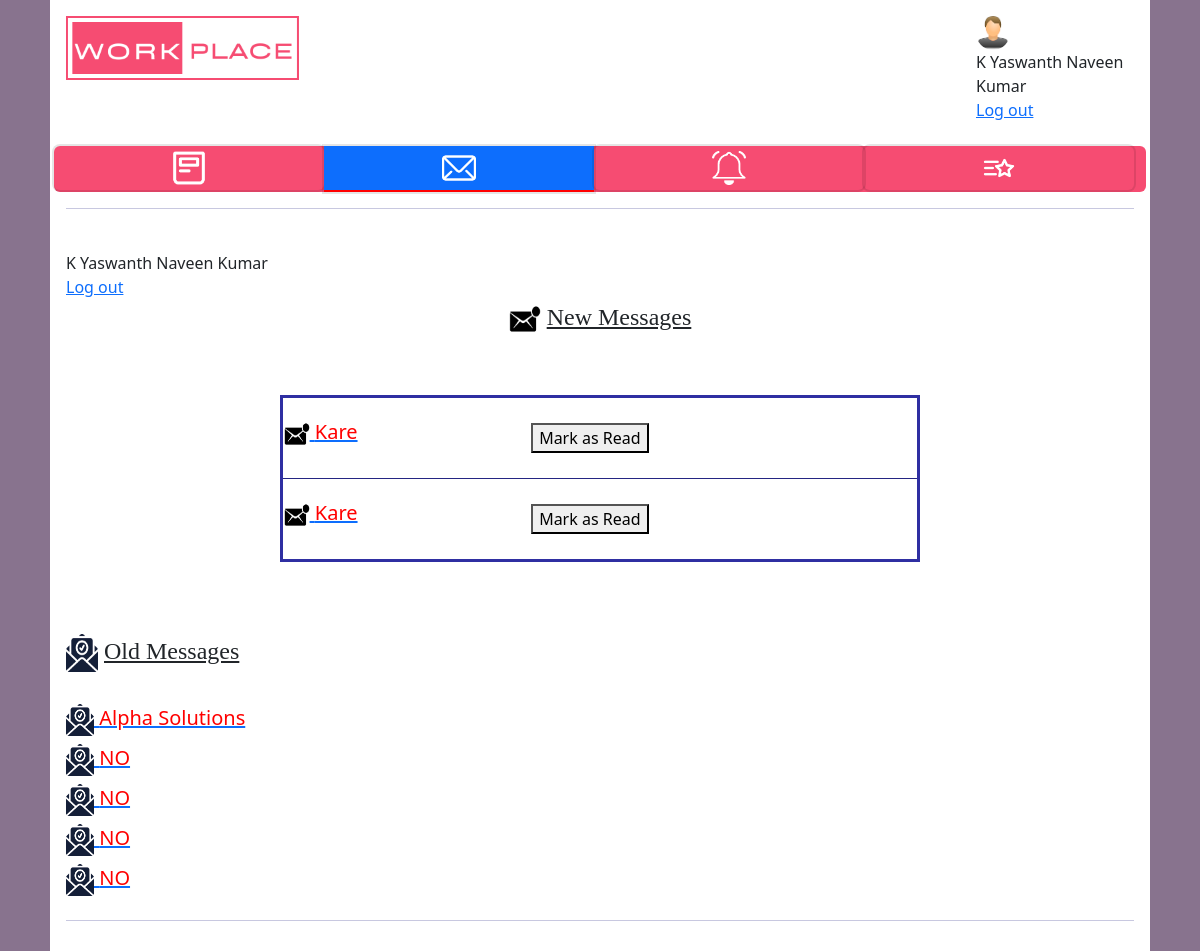
Screenshot of /stumsg/a7ea4804-16d6-4841-be45-13508477e0c5/ with the database file from the repository.
### WorkplaceApp/models.py (models this page shows)
class studentDataTable(models.Model):
    objects = None
    stuid = models.UUIDField(default=uuid.uuid4, primary_key=True, editable=False, unique=True)
    firstname = models.CharField(max_length=100)
    lastname = models.CharField(max_length=100)
    address = models.TextField(blank=True, null=True)
    email = models.CharField(max_length=200)
    tel = models.CharField(max_length=50)
    university = models.CharField(max_length=200)
    degree = models.TextField(blank=True, null=True)
    linkedin = models.CharField(blank=True, null=True, max_length=1000)
    createtimestamp = models.DateTimeField(auto_now_add=True)
    updatetimestamp = models.DateTimeField(auto_now_add=True)
    profilepic = models.ImageField(null=True, blank=True)
    username = models.CharField(unique=True, max_length=200)
    password = models.CharField(max_length=100)
    resume = models.FileField(null=True, blank=True)

class message(models.Model):
    msgid = models.UUIDField(default=uuid.uuid4, primary_key=True, editable=False, unique=True)
    msg = models.TextField(blank=True, null=True)
    student = models.ForeignKey(studentDataTable, on_delete=models.CASCADE, null=True, blank=True)
    company = models.ForeignKey(companyDataTable, on_delete=models.CASCADE, null=True, blank=True)
    sender = models.CharField(max_length=200)
    senderID = models.CharField(max_length=200, blank=True, null=True)
    Receiver = models.CharField(max_length=200)
    ReceiverID = models.CharField(max_length=200, blank=True, null=True)
    MarkAsRead = models.CharField(max_length=5, blank=True, null=True)
    createtimestamp = models.CharField(max_length=30)

### WorkplaceApp/views.py (the view)
# urls.py: path('stumsg/<str:stuid>/', views.stumsg, name="stumsg"),
def stumsg(request, stuid):
    studb = studentDataTable.objects.get(stuid=stuid)
    newmsgdb = message.objects.filter(ReceiverID=stuid, MarkAsRead='0')
    oldmsgdb = message.objects.filter(ReceiverID=stuid, MarkAsRead='1')
    return render(request, "student/stumsg.html", {'studb': studb, 'newmsgdb': newmsgdb, 'oldmsgdb': oldmsgdb})

### template/student/stumsg.html (shortened to what this page needs)
<!DOCTYPE html>
<html>
    <head>
        {% load static %}
        <link href="https://cdn.jsdelivr.net/npm/bootstrap@5.2.3/dist/css/bootstrap.min.css" rel="stylesheet">
          <link href="{% static 'css/style.css' %} " rel="stylesheet">
		</head>
<body style="background-color: #88738E;">
    <div class="container p-3" style="background-color: #ffffff;">
			<div class="row header">
				<div class="col-3 col-sm-3">
				<img src="{% static 'images/WorkplaceIcon.png' %}" alt="Company Logo" style=" height: 64px; width: auto;" class="companyLogo">
				</div>
				<div class="col-7 col-sm-7">
				</div>
				<div class="col-2 col-sm-2">
				<img src="{{studb.profilepic.url}}" alt="profile pic" style="width: 34px; height: 34px;" class="usericon rounded-pill "><br>{{studb.firstname}}  {{studb.lastname}}<br><a href="{% url 'logout' %}">Log out</a>
				</div>
			</div>
			<br>
			<div class="row sticky">
			  <ul class="nav nav-pills nav-justified navbarclr">
			    <li class="nav-item">
			      <a class="nav-link" href="{% url 'stufeed' studb.stuid %}"> <img src="{% static 'images/icon/feedwhite.png' %}" alt="Feed" style="width: 34px; height: 34px;" class="btnicon"> </a>
			    </li>
			    <li class="nav-item">
			      <a class="nav-link active" href="{% url 'stumsg' studb.stuid %}"><img src="{% static 'images/icon/msgwhite.png' %}" alt="Messages" style="width: 34px; height: 34px;" class="btnicon"></a>
			    </li>
			    <li class="nav-item">
			      <a class="nav-link" href="{% url 'StuNotifications' studb.stuid %}"><img src="{% static 'images/icon/notificationwhite.png' %}" alt="Notification" style="width: 34px; height: 34px;" class="btnicon"></a>
			    </li>
			    <li class="nav-item">
			      <a class="nav-link" href="{% url 'stufav' studb.stuid %}"><img src="{% static 'images/icon/favoritewhite.png' %}" alt="Favorite" style="width: 34px; height: 34px;" class="btnicon"></a>
			    </li>
			  </ul>
			</div>
            <hr style="color:#242582; height:3px;">
			<object data="images/{{studb.resume}}"  ><br>{{studb.firstname}}  {{studb.lastname}}<br><a href="{{studb.resume.url}}">Log out</a>
            <div class="row">
				<center>
                <div class="newchatHeads">
					<h2 style=" font-family: verdana; font-size: 150%;">
					<img src="{% static 'images/icon/Unread.png' %}" alt="Unread icon" style="width: 32px; height: 40px;">
					<u> New Messages</u></h2>
					<table style="border:3px solid #2f2fa2; width: 60%;">
                    {% for i in newmsgdb %}
					<tr style="border:1px solid #242582;">
					<td>
						<a href="{% url 'stuchat' studb.stuid i.senderID %}">
							<div class="heads">
								<h5>
								<img src="{% static 'images/icon/Unread.png' %}" alt="Unread icon" style="width: 26px; height:34px;">
								{{ i.sender }}</h5>
							</div>
						</a>
					</td>
					<td>
						<a href="{% url 'stumsgseen' studb.stuid i.msgid %}">
							<div class="marbtndiv">
								<br>
									<button type="button" class="markasread">Mark as Read</button>
							</div>
						</a>
						<br>
					</td>
					</tr>
					<br>
					{% endfor %}
				</table>
				</div>
				</center>
            </div>
			<br><br><br>
			<div class="row">
                <div class="oldchatHeads">
					<h2 style=" font-family: verdana; font-size: 150%;">
					<img src="{% static 'images/icon/readmsg.png' %}" alt="Unread messages" style="width: 32px; height: 38px;">
					<u> Old Messages</u>
					</h2>
					<br>
                    {% for k in oldmsgdb %}
                    <a href="{% url 'stuchat' studb.stuid k.senderID %}">
						<div class="heads">
							<h5>
								<img src="{% static 'images/icon/readmsg.png' %}" alt="Unread messages" style="width: 28px; height: 32px;">
								{{ k.sender }}
							</h5>
						</div>
                    </a>
                    {% endfor %}
                </div>
            </div>
			<hr style="color:#242582; height:3px;">
    </div>
</body>
</html>

### static/css/style.css (style rules this page uses)
.container { max-width: 1100px; margin: 0 auto; overflow: hidden; padding: 0 20px; }
.sticky { position: sticky; top: 0; padding: 0px; background-color: #f64c72; border-radius: 6px; }
.nav-link.active { color: black; background-color: red; border-radius: 0px; border-bottom: 2px solid red; }
.nav-item a { padding: 5px; color: black; transition: all 0.3s ease; box-shadow: 0 0 0 2px rgba(0, 0, 0, 0.1); }

### template/student/stumsg.html (style rules this page uses)
h5 { color: red; }

### rows the page displays
studentDataTable: profilepic (picture), firstname "K Yaswanth", lastname "Naveen Kumar"
message: sender "Kare"
message: sender "Kare"
message: sender "Alpha Solutions"
message: sender "NO"
message: sender "NO"
message: sender "NO"
message: sender "NO"
